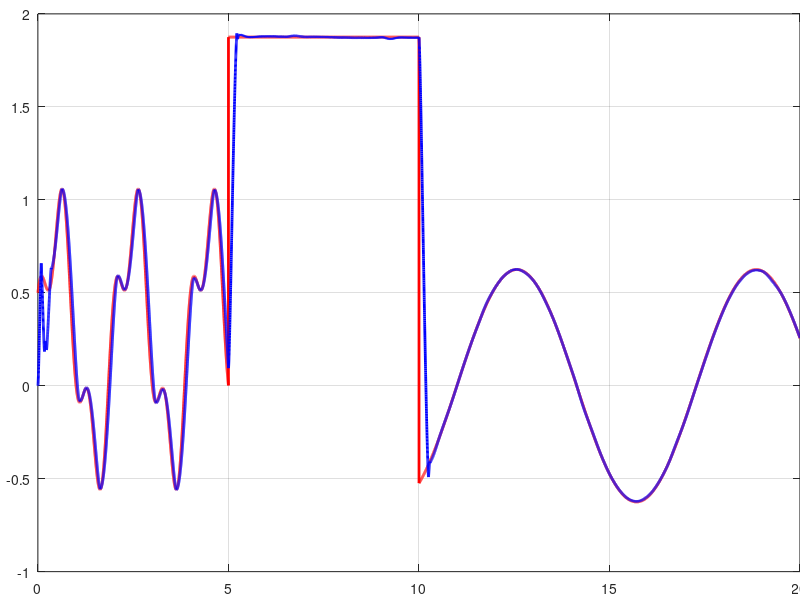
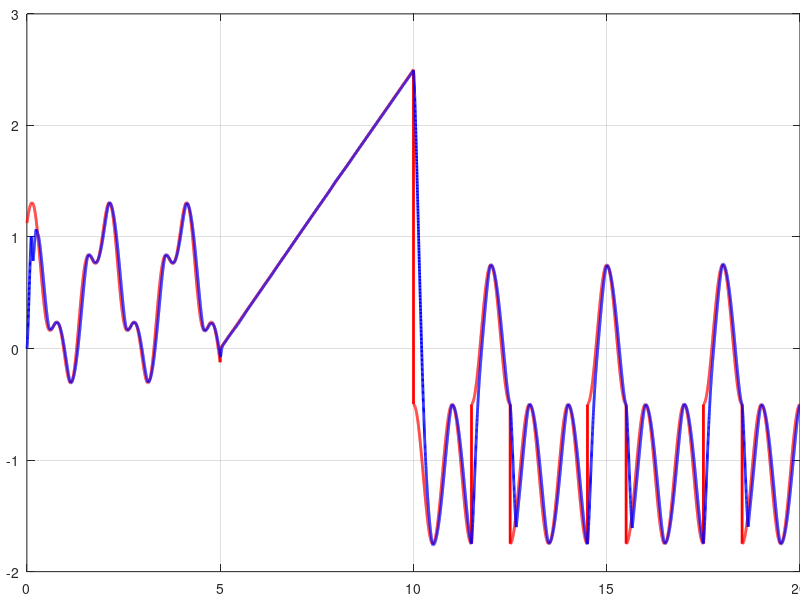
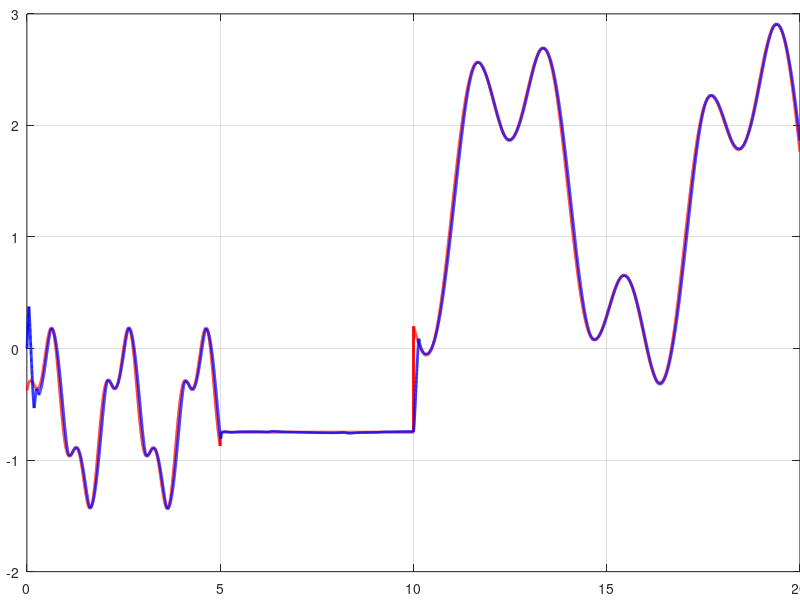

Write the MATLAB code that produced these figures, in order.
clear; clc;

%% 得到数据
obs_data = csvread('./pos_bs_fntsmc/observe.csv', 1, 0);
time = obs_data(:, 1);
obs_real = obs_data(:, 8 : 10);
obs_esti = obs_data(:, 11 : 13);

%% phi
figure(1);
set(gca, 'LooseInset', [0, 0, 0, 0]);
set(gcf, 'unit', 'centimeters', 'position', [25 15 10 3]);
plot(time, obs_real(:, 1), 'linewidth', 2, 'color', 'red');
hold on;
plot(time, obs_esti(:, 1) , 'linewidth', 2, 'color', 'blue');
xlim([0, 20]);
% ylim([-1.5, 2]);
set(gca, 'FontSize', 10);
grid();

%% theta
figure(2);
set(gca, 'LooseInset', [0, 0, 0, 0]);
set(gcf, 'unit', 'centimeters', 'position', [25 15 10 3]);
plot(time, obs_real(:, 2), 'linewidth', 2, 'color', 'red');
hold on;
plot(time, obs_esti(:, 2) , 'linewidth', 2, 'color', 'blue');
xlim([0, 20]);
% ylim([-1.5, 2]);
set(gca, 'FontSize', 10);
grid();

%% psi
figure(3);
set(gca, 'LooseInset', [0, 0, 0, 0]);
set(gcf, 'unit', 'centimeters', 'position', [25 15 10 3]);
plot(time, obs_real(:, 3), 'linewidth', 2, 'color', 'red');
hold on;
plot(time, obs_esti(:, 3) , 'linewidth', 2, 'color', 'blue');
xlim([0, 20]);
% ylim([-1.5, 2]);
set(gca, 'FontSize', 10);
grid();